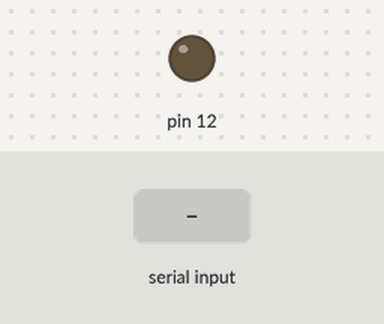
A sketch run on a simulated Arduino Uno, built with avr-gcc and run on an emulated ATmega328P. Parts: output pins drawn as LEDs (lit = HIGH). Inputs (shaded band) come from the test bench.

Above: at 1.2 s.
1.3 s: "1" received over Serial
At 2.4 s:
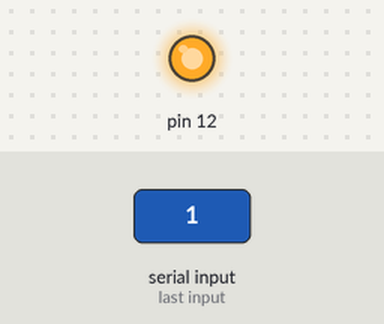
2.8 s: "2" received over Serial
At 3.6 s:
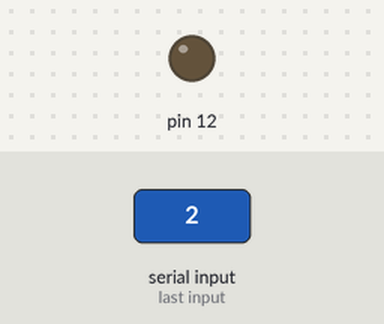
Timing chart, 0 to 5.8 s (numbered marks = the images above; inputs shaded):
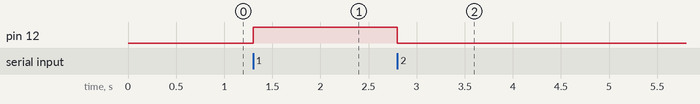

The sketch:

bluetooth_home_automation.ino
```cpp
char input;

void setup() {
  Serial.begin(9600);
  pinMode(12, OUTPUT);

}

void loop() {
  if (Serial.available() > 0);
  input = Serial.read();
  if (input == '1')
  {

    digitalWrite(12, 1);
    delay(1000);

  }
  if (input == '2')
  {

    digitalWrite(12, 0);
delay(100);
  }


}
```

Measured:
- after the input at 1.3 s, pin 12: LOW → HIGH at once
- after the input at 2.8 s, pin 12: HIGH → LOW at once
